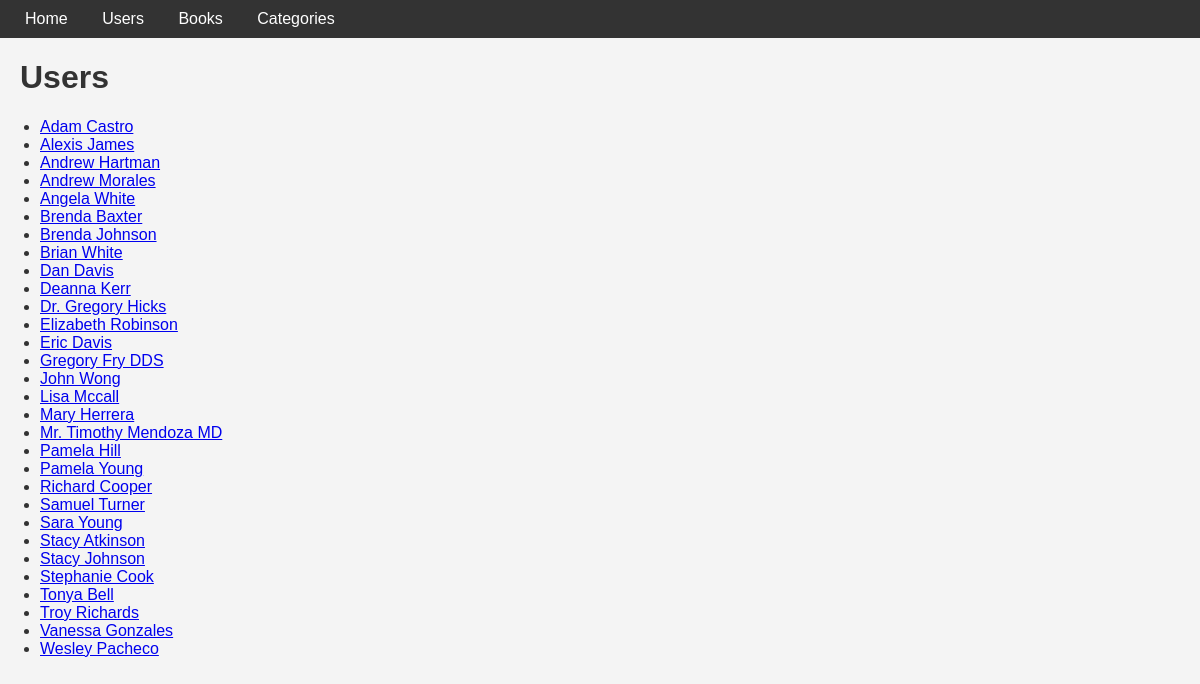
Screenshot of /users with the database file from the repository.
### models.py (models this page shows)
class User(db.Model):
    id = mapped_column(Integer, primary_key=True)
    name = mapped_column(String)
    rented = relationship("BookRental", back_populates="user")

### app.py (the view)
@app.route("/users")
def users():
    statement = select(User).order_by(User.name)
    records = db.session.execute(statement).scalars()
    return render_template("users.html", users=records)

### templates/users.html
{% extends "base.html" %}
{% block content %}
<h1>Users</h1>
<ul>
{% for user in users %}
    <li><a href="{{ url_for('user_detail', id=user.id) }}">{{ user.name }}</a></li>
{% endfor %}
</ul>
{% endblock %}

### templates/base.html (shortened to what this page needs)
<!doctype html>
<html lang="en">
    <head>
        <link rel="stylesheet" href="{{ url_for('static', filename='style.css') }}">
    </head>
    <body>
        <nav>
            <a href="{{ url_for('home') }}">Home</a>
            <a href="{{ url_for('users') }}">Users</a>
            <a href="{{ url_for('books') }}">Books</a>
            <a href="{{ url_for('categories') }}">Categories</a>
        </nav>
        {% block content %}
        {% endblock %}
    </body>
</html>

### static/style.css (style rules this page uses)
body { font-family: Arial, sans-serif; background-color: #f4f4f4; color: #333; margin: 0; padding: 0; }
nav { background-color: #333; padding: 10px; }
nav a { margin: 0 15px; text-decoration: none; color: #fff; }
h1 { color: #333; font-family: Arial, sans-serif; margin-left: 20px; }

### rows the page displays
User: name "Adam Castro"
User: name "Alexis James"
User: name "Andrew Hartman"
User: name "Andrew Morales"
User: name "Angela White"
User: name "Brenda Baxter"
User: name "Brenda Johnson"
User: name "Brian White"
User: name "Dan Davis"
User: name "Deanna Kerr"
User: name "Dr. Gregory Hicks"
User: name "Elizabeth Robinson"
User: name "Eric Davis"
User: name "Gregory Fry DDS"
User: name "John Wong"
User: name "Lisa Mccall"
User: name "Mary Herrera"
User: name "Mr. Timothy Mendoza MD"
User: name "Pamela Hill"
User: name "Pamela Young"
User: name "Richard Cooper"
User: name "Samuel Turner"
User: name "Sara Young"
User: name "Stacy Atkinson"
User: name "Stacy Johnson"
User: name "Stephanie Cook"
User: name "Tonya Bell"
User: name "Troy Richards"
User: name "Vanessa Gonzales"
User: name "Wesley Pacheco"
